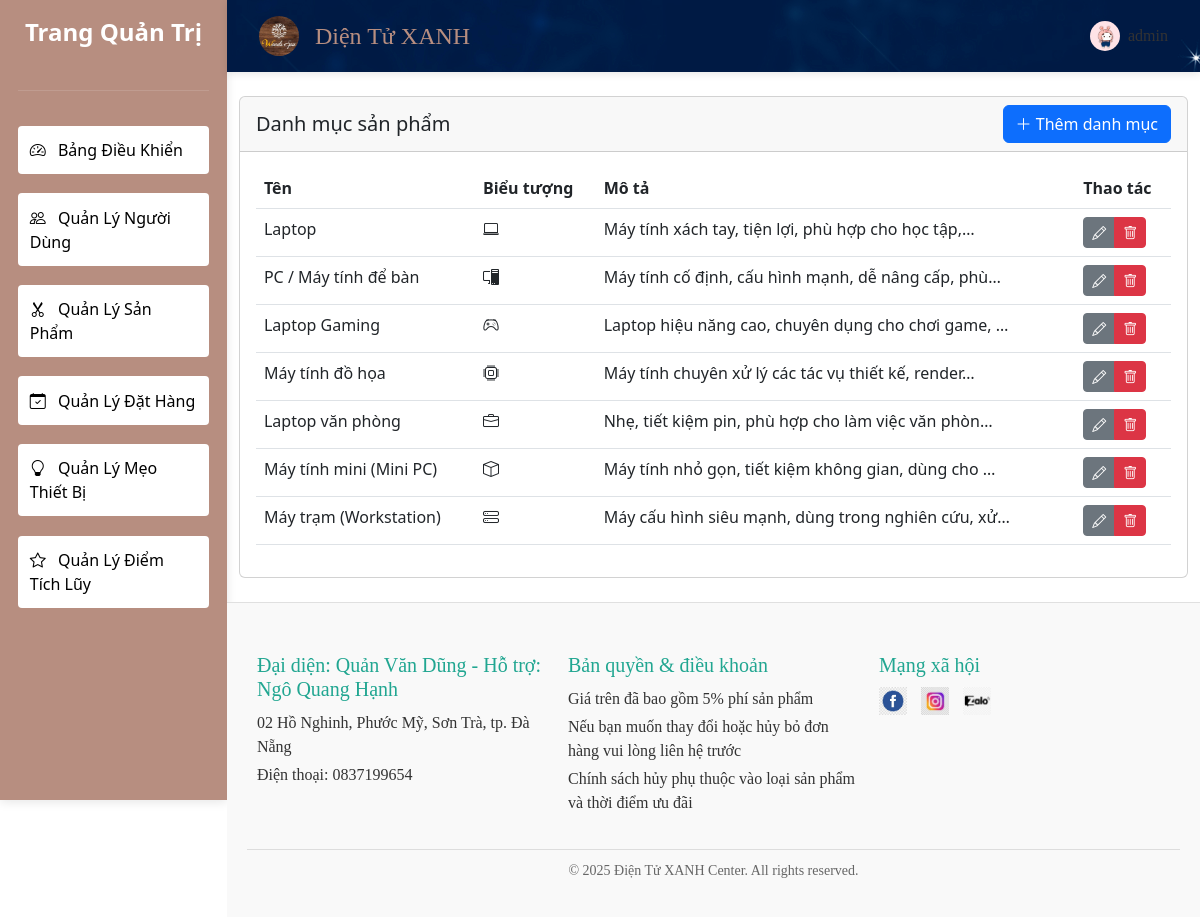
Screenshot of /services/admin/service-categories/ (signed in) with the database file from the repository.
### accounts/models.py (models this page shows, shortened)
class CustomUser(AbstractUser):
    phone = models.CharField(max_length=15, blank=True)
    address = models.TextField(blank=True)
    USER_TYPE_CHOICES = (
        ('admin', 'Admin'),
        ('staff', 'Staff'),
        ('customer', 'Customer'),
    )
    user_type = models.CharField(max_length=10, choices=USER_TYPE_CHOICES, default='customer')
    class Meta:
        verbose_name = 'User'
        verbose_name_plural = 'Users'

### services/models.py (models this page shows, shortened)
class ServiceCategory(models.Model):
    name = models.CharField(max_length=100)
    description = models.TextField(blank=True)
    icon = models.CharField(max_length=50, blank=True)
    slug = models.SlugField(unique=True, blank=True)
    class Meta:
        verbose_name = 'Service Category'
        verbose_name_plural = "Service Categories"

### services/views.py (the view)
# urls.py: path('admin/service-categories/', AdminServiceCategoryListView.as_view(), name='admin_service_category_list'),
class AdminServiceCategoryListView(LoginRequiredMixin, ListView):
    model = ServiceCategory
    template_name = 'admin/services/categories/list.html'
    context_object_name = 'categories'

### templates/admin/services/categories/list.html (shortened to what this page needs)
{% extends 'admin/base.html' %}
{% block content %}
<div class="card">
    <div class="card-header d-flex justify-content-between align-items-center">
        <h5 class="mb-0">Danh mục sản phẩm</h5>
        <a href="{% url 'services:admin_service_category_create' %}" class="btn btn-primary">
            <i class="bi bi-plus-lg"></i> Thêm danh mục
        </a>
    </div>
    <div class="card-body">
        <div class="table-responsive">
            <table class="table table-hover">
                <thead>
                    <tr>
                        <th>Tên</th>
                        <th>Biểu tượng</th>
                        <th>Mô tả</th>
                        <th>Thao tác</th>
                    </tr>
                </thead>
                <tbody>
                    {% for category in categories %}
                    <tr>
                        <td>{{ category.name }}</td>
                        <td>
                            {% if category.icon %}
                            <i class="bi {{ category.icon }}"></i>
                            {% else %}
                            -
                            {% endif %}
                        </td>
                        <td>{{ category.description|truncatechars:50 }}</td>
                        <td>
                            <div class="btn-group btn-group-sm">
                                <a href="{% url 'services:admin_service_category_update' category.pk %}"
                                   class="btn btn-secondary">
                                    <i class="bi bi-pencil"></i>
                                </a>
                                <a href="{% url 'services:admin_service_category_delete' category.pk %}"
                                   class="btn btn-danger confirm-delete">
                                    <i class="bi bi-trash"></i>
                                </a>
                            </div>
                        </td>
                    </tr>
                    {% empty %}
                    <tr>
                        <td colspan="4" class="text-center">Không tìm thấy danh mục nào</td>
                    </tr>
                    {% endfor %}
                </tbody>
            </table>
        </div>
    </div>
</div>
{% endblock %}

### templates/admin/partials/_navbar.html (shortened to what this page needs)
{% load static %}
<header style="background-image: url('{% static 'images/navbar.jpg' %}');; box-shadow: 0 2px 8px rgba(0, 0, 0, 0.1); padding: 1rem 2rem; display: flex; align-items: center; justify-content: space-between;">
    <div style="display: flex; align-items: center;">
        <img src="{% static 'images/logo.jpg' %}" alt="Logo" style="width: 40px; height: 40px; border-radius: 50%; margin-right: 1rem;">
        <h1 style="font-family: 'Cormorant Garamond', serif; font-size: 1.5rem; color: #B78E80; margin: 0;">Diện Tử XANH</h1>
    </div>
    <div class="dropdown" style="position: relative;">
        <div onclick="toggleDropdown(event)" style="cursor: pointer; display: flex; align-items: center; font-family: 'Cormorant Garamond', serif; font-size: 1rem; color: #333;">
            <img src="{% static 'images/default-avartar.jpg' %}" alt="Avatar" class="avatar" style="width: 30px; height: 30px; border-radius: 50%; margin-right: 8px;">
            <span>{{ request.user.get_full_name|default:request.user.username }}</span>
        </div>
    </div>
</header>

### rows the page displays
CustomUser: user.get_full_name "admin"
ServiceCategory: name "Laptop", description "Máy tính xách tay, tiện lợi, phù hợp cho học tập,…"
ServiceCategory: name "PC / Máy tính để bàn", description "Máy tính cố định, cấu hình mạnh, dễ nâng cấp, phù…"
ServiceCategory: name "Laptop Gaming", description "Laptop hiệu năng cao, chuyên dụng cho chơi game, …"
ServiceCategory: name "Máy tính đồ họa", description "Máy tính chuyên xử lý các tác vụ thiết kế, render…"
ServiceCategory: name "Laptop văn phòng", description "Nhẹ, tiết kiệm pin, phù hợp cho làm việc văn phòn…"
ServiceCategory: name "Máy tính mini (Mini PC)", description "Máy tính nhỏ gọn, tiết kiệm không gian, dùng cho …"
ServiceCategory: name "Máy trạm (Workstation)", description "Máy cấu hình siêu mạnh, dùng trong nghiên cứu, xử…"
